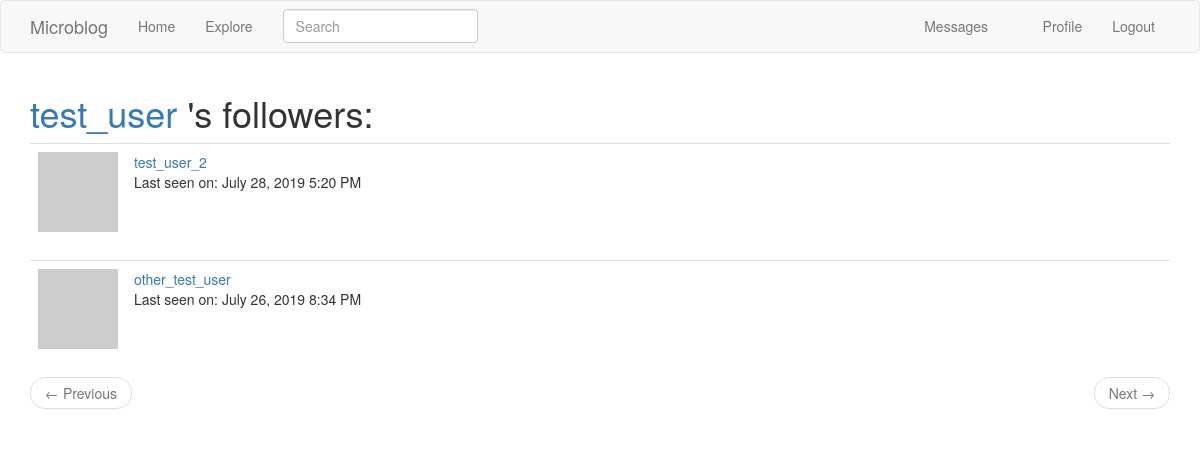
Page /user/test_user/followers (signed in) on the earlier database version.
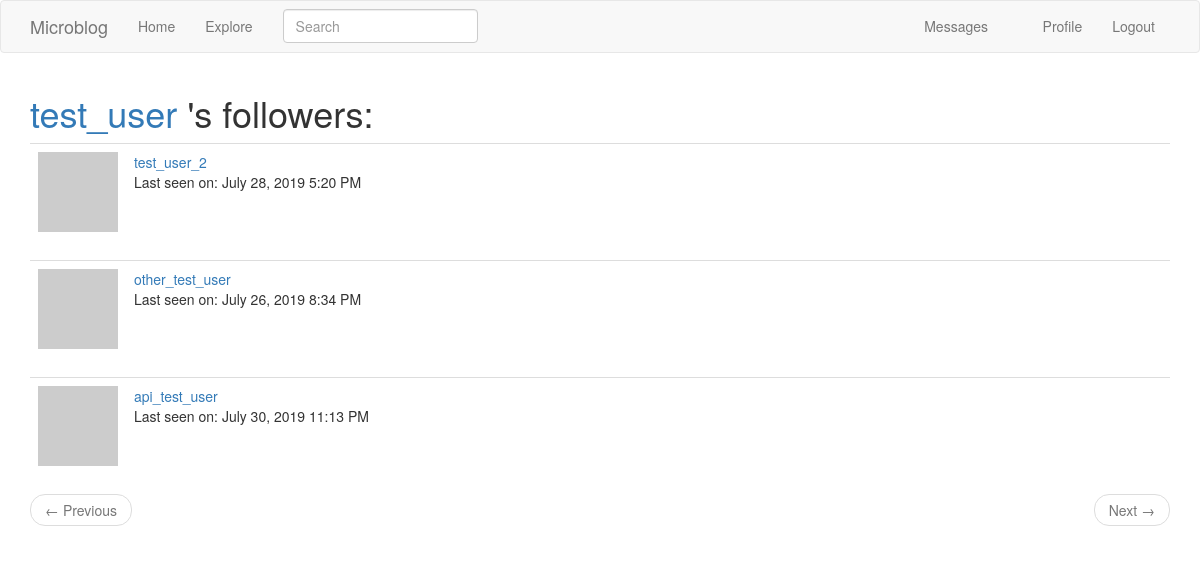
Same page on the later database version.
### app/models.py (models this page shows, shortened)
class PaginatedAPIMixin(object):
    @staticmethod
    def to_collection_dict(query, page, per_page, endpoint, **kwargs):
        resources = query.paginate(page, per_page, False)
        data = {
            'items': [item.to_dict() for item in resources.items],
            '_meta': {
                'page': page,
                'per_page': per_page,
                'total_pages': resources.pages,
                'total_items': resources.total
            },
            '_links': {
                'self': url_for(endpoint, page=page, per_page=per_page, **kwargs),
                'next': url_for(endpoint, page=page+1, per_page=per_page, **kwargs) if resources.has_next else None,
                'prev': url_for(endpoint, page=page-1, per_page=per_page, **kwargs) if resources.has_prev else None
            }
        }
        return data

class User(UserMixin, PaginatedAPIMixin, db.Model):
    id = db.Column(db.Integer, primary_key=True)
    username = db.Column(db.String(64), index=True, unique=True)
    email = db.Column(db.String(120), index=True, unique=True)
    about_me = db.Column(db.String(140))
    last_seen = db.Column(db.DateTime, default=datetime.utcnow)
    password_hash = db.Column(db.String(128))
    posts = db.relationship('Post', backref='author', lazy='dynamic')
    followed = db.relationship('User', secondary=followers, primaryjoin=(followers.c.follower_id == id),
                               secondaryjoin=(followers.c.followed_id == id),
                               backref=db.backref('followers', lazy='dynamic'), lazy='dynamic')
    messages_sent = db.relationship('Message', foreign_keys='Message.sender_id',backref='author', lazy='dynamic')
    messages_received = db.relationship('Message', foreign_keys='Message.recipient_id', backref='recipient',
                                        lazy='dynamic')
    last_message_read_time = db.Column(db.DateTime)
    notifications = db.relationship('Notification', backref='user', lazy='dynamic')
    api_token = db.Column(db.String(32), index=True, unique=True)
    api_token_expiration = db.Column(db.DateTime)
    @login.user_loader
    def load_user(id):
        return User.query.get(int(id))
    def avatar(self, size):
        digest = md5(self.email.lower().encode('utf-8')).hexdigest()
        return 'https://www.gravatar.com/avatar/{}?d=identicon&s={}'.format(digest, size)
    def new_messages(self):
        last_read_time = self.last_message_read_time or datetime(1900, 1, 1)
        return Message.query.filter_by(recipient=self).filter(Message.timestamp > last_read_time).count()

### app/main/routes.py (the view)
@bp.route('/user/<username>/followers')
@login_required
def followers(username):
    user = User.query.filter_by(username=username).first_or_404()
    page = request.args.get('page', 1, type=int)
    followers = user.followers.paginate(page, current_app.config['POSTS_PER_PAGE'], False)
    next_url = url_for('main.followers', page=followers.next_num) if followers.has_next else None
    prev_url = url_for('main.followers', page=followers.prev_num) if followers.has_prev else None
    return render_template('followers.html', user=user, followers=followers.items,
                           title=user.username + '\'s Followers', next_url=next_url, prev_url=prev_url,
                           mode='followers')

### app/main/forms.py
class SearchForm(FlaskForm):
    q = StringField(_l('Search'), validators=[DataRequired()])
    def __init__(self, *args, **kwargs):
        if 'formdata' not in kwargs:
            kwargs['formdata'] = request.args
        if 'csrf_enabled' not in kwargs:
            kwargs['csrf_enabled'] = False
        super(SearchForm, self).__init__(*args, **kwargs)

### app/main/routes.py (called while the page is built)
@bp.before_app_request
def before_request():
    if current_user.is_authenticated:
        current_user.last_seen = datetime.utcnow()
        db.session.commit()
        g.search_form = SearchForm()
    g.locale = str(get_locale())

### app/models.py (called while the page is built)
    @classmethod
    def before_commit(cls, session):
        session._changes = {
            'add': list(session.new),
            'update': list(session.dirty),
            'delete': list(session.deleted)
        }

    @classmethod
    def after_commit(cls, session):
        for obj in session._changes['add']:
            if isinstance(obj, SearchableMixin):
                add_to_index(obj.__tablename__, obj)
        for obj in session._changes['update']:
            if isinstance(obj, SearchableMixin):
                add_to_index(obj.__tablename__, obj)
        for obj in session._changes['delete']:
            if isinstance(obj, SearchableMixin):
                remove_from_index(obj.__tablename__, obj)
        session._changes = None

### app/templates/followers.html
{% extends "base.html" %}
{% block app_content %}
    <h1>
        <span class="user_popup">
            <a href="{{ url_for('main.user_profile', username=user.username) }}">{{ user.username }}</a>
        </span>
        {% if mode == 'followers' %}
        's followers:
        {% else %}
        is following:
        {% endif %}
    </h1>
    {% for follower in followers %}
        {% include '_user.html' %}
    {% endfor %}
    <nav aria-label="...">
        <ul class="pager">
            <li class="previous {% if not prev_url %} disabled{% endif %}">
                <a href="{{ prev_url or '#' }}">
                    <span aria-hidden="true">&larr;</span> {{ _('Previous') }}
                </a>
            </li>
            <li class="next {% if not next_url %} disabled{% endif %}">
                <a href="{{ next_url or '#' }}">
                    {{ _('Next') }} <span aria-hidden="true">&rarr;</span>
                </a>
            </li>
        </ul>
    </nav>
{% endblock %}

### app/templates/base.html (shortened to what this page needs)
{% extends "bootstrap/base.html" %}
{% block navbar %}
    <nav class="navbar navbar-default">
        <div class="container">
            <div class="navbar-header">
                <a class="navbar-brand" href="{{ url_for('main.index') }}">Microblog</a>
            </div>
            <div class="collapse navbar-collapse" id="bs-example-navbar-collapse-1">
                <ul class="nav navbar-nav">
                    <li><a href="{{ url_for('main.index') }}">{{ _('Home') }}</a></li>
                    <li><a href="{{ url_for('main.explore') }}">{{ _('Explore') }}</a></li>
                </ul>
                {% if g.search_form %}
                <form class="navbar-form navbar-left" method="get" action="{{ url_for('main.search') }}">
                    <div class="form-group">
                        {{ g.search_form.q(size=20, class='form-control', placeholder=g.search_form.q.label.text) }}
                    </div>
                </form>
                {% endif %}
                <ul class="nav navbar-nav navbar-right">
                    {% if current_user.is_anonymous %}
                    <li><a href="{{ url_for('auth.login') }}">{{ _('Login') }}</a></li>
                    {% else %}
                    <li><a href="{{ url_for('main.messages') }}">
                        {{ _('Messages') }}
                        {% set new_messages = current_user.new_messages() %}
                    </a></li>
                    <li><a href="{{ url_for('main.user_profile', username=current_user.username) }}">{{ _('Profile') }}</a></li>
                    <li><a href="{{ url_for('auth.logout') }}">{{ _('Logout') }}</a></li>
                    {% endif %}
                </ul>
            </div>
        </div>
    </nav>
{% endblock %}
{% block content %}
    <div class="container">
        {% block app_content %}{% endblock %}
    </div>
{% endblock %}

### app/templates/_user.html
    <table class="table table-hover">
        <tr>
            <td width="70px">
                <a href="{{ url_for('main.user_profile', username=follower.username) }}">
                    <img src="{{ follower.avatar(70) }}" />
                </a>
            </td>
            <td>
                <span class="user_popup">
                    <a href=" {{ url_for('main.user_profile', username=follower.username) }}">
                        {{ follower.username }}
                    </a>
                </span>
                {% if follower.last_seen %}
                <p>{{ _('Last seen on: ') }} {{ moment(follower.last_seen).format('LLL') }}</p>
                {% endif %}
            </td>
        </tr>
    </table>

Differences in the rows shown:
added User: username "api_test_user", last_seen "July 30, 2019 11:13 PM"
